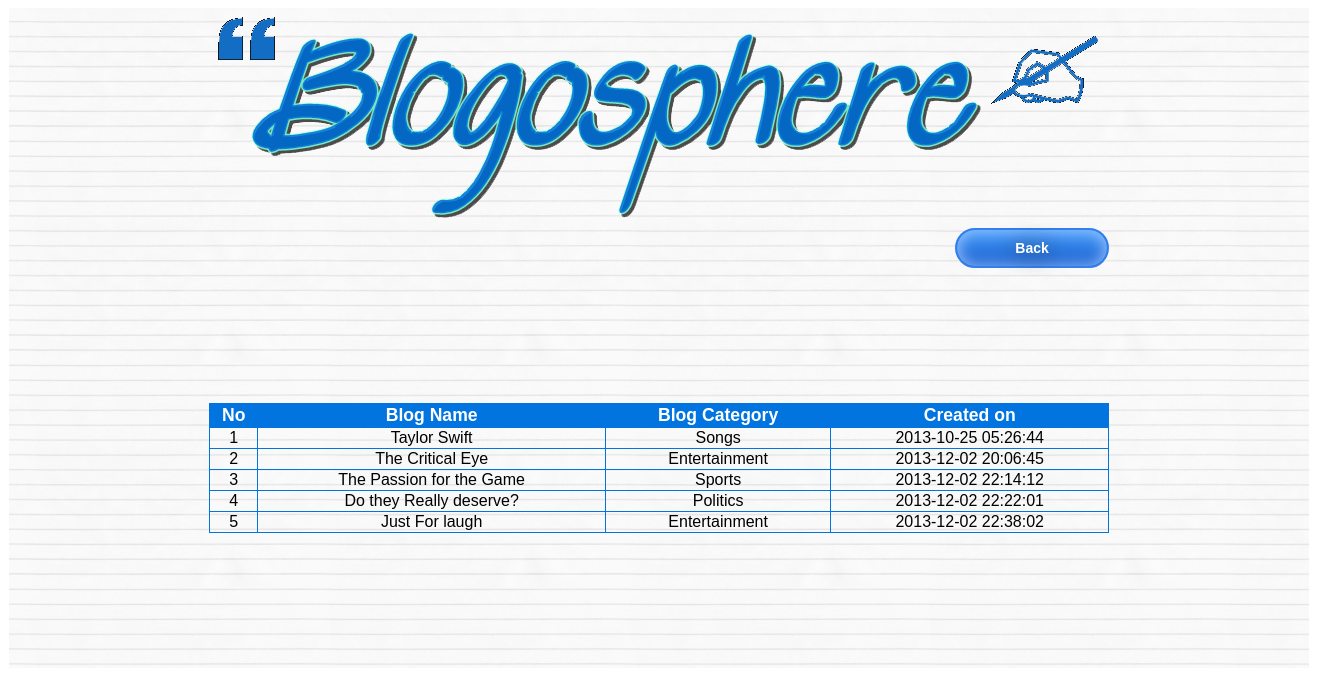
Page /blog/blogofnotes.php on the committed database.
### tables this page shows
CREATE TABLE IF NOT EXISTS `blog` (
  `id` int(10) NOT NULL AUTO_INCREMENT,
  `uid` int(11) NOT NULL,
  `bname` varchar(100) NOT NULL,
  `Category` varchar(20) NOT NULL,
  `fontsize` int(11) NOT NULL DEFAULT '7',
  `fontface` varchar(20) NOT NULL DEFAULT 'Times New Roman',
  `fontcolor` blob NOT NULL,
  `bgimg` varchar(30) NOT NULL DEFAULT '/images/bg.png',
  `datetime` datetime NOT NULL,
  `stats` int(11) NOT NULL,
  PRIMARY KEY (`id`)
);

### blog/blogofnotes.php (the view, shortened to what this page needs)
<!DOCTYPE html PUBLIC "-//W3C//DTD XHTML 1.0 Transitional//EN" "http://www.w3.org/TR/xhtml1/DTD/xhtml1-transitional.dtd">
<html xmlns="http://www.w3.org/1999/xhtml">
<head>
<link type="text/css" rel="stylesheet" href="1.css" />
<link type="text/css" rel="stylesheet" href="2.css" />
</head>
<body>
  <form name="frmudsr" method="POST" action="#">
  <table width="1300" hieght="700"  class="tableimg" border="0" align="center" cellpadding="0" cellspacing="0" >
<tr>
  <td class="" width="200" height="220"></td>
  <td height="220" width="900" class="image"></td>
  <td class="" width="200" height="220"></td>
</tr>
<tr>
  <td class="" width="200" height=""></td>
  <td height="" width="900" class=""><div style="float:right;"><a href="home.php" class="button"><font color='#fff'>Back</font></a></td>
  <td class="" width="200" height=""></td>
</tr>
<tr>
  <td height=""></td>
  <td height="400" width="900">
    <div align="center">
  <?php
  include 'connection.php';
  $result = mysqli_query($con,"SELECT * FROM blog");
  echo "<table id='table'>";
  echo "<tr>";
  echo "<th><b>No</b></th>";
  echo "<th><b>Blog Name<b></th>";
  echo "<th>Blog Category</th>";
  echo "<th>Created on</th>";
  echo "</tr>";
  $i=1;
  While($row=mysqli_fetch_array($result))
  {
  echo "<tr><td>$i</td>";
  echo "<td class='user_edit_panel'>".$row['bname']."</td>";
  echo "<td class='user_edit_panel'>".$row['Category']."</td>";
  echo "<td class='user_edit_panel'>".$row['datetime']."</td>";
  $i++;
  }
  echo "</tr>";
  echo "</table>";
  ?>
  </td>
	<td>
  </td>
</tr>
</table>
</form>
</body>
</html>

### blog/1.css (style rules this page uses)
.image { background-image:url(images/Untitled.png); background-position:center; }
.tableimg { background-image:url(images/lined_paper.png); background-repeat:repeat; }
a, a:visited, a:active { color: #0174DF; }
#table { font-family:"Trebuchet MS", Arial, Helvetica, sans-serif; width:100%; border-collapse:collapse; text-align:center; }
#table th,#table td { font-size:1em; border:1px solid #0174DF; }
#table th { font-size:1.1em; background-color:#0174DF; color:#ffffff; }
.button { -moz-box-shadow:inset 0px 1px 8px 0px #bee2f9; -webkit-box-shadow:inset 0px 1px 8px 0px #bee2f9; box-shadow:inset 0px 1px 8px 0px #bee2f9; background:-webkit-gradient( linear, left top, left bottom, color-stop(0.05, #63b8ee), color-stop(1, #468ccf) ); background:-moz-linear-gradient( center top, #63b8ee 5%, #468ccf 100% ); filter:progid:DXImageTransform.Microsoft.gradient(startColorstr='#63b8ee', endColorstr='#468ccf'); background-color:#63b8ee; -webkit-border-top-left-radius:17px; -moz-border-radius-topleft:17px; border-top-left-radius:17px; -webkit-border-top-right-radius:17px; -moz-border-radius-topright:17px; border-top-right-radius:17px; -webkit-border-bottom-right-radius:0px; -moz-border-radius-bottomright:0px; border-bottom-right-radius:0px; -webkit-border-bottom-left-radius:0px; -moz-border-radius-bottomleft:0px; border-bottom-left-radius:0px; text-indent:0; border:2px solid #3866a3; display:inline-block; color:#14396a; font-family:Comic Sans MS; font-size:18px; font-weight:bold; font-style:normal; height:41px; line-height:41px; width:141px; text-decoration:none; text-align:center; }

### blog/2.css (style rules this page uses)
.button { -moz-box-shadow:inset 0px 1px 15px 1px #97c4fe; -webkit-box-shadow:inset 0px 1px 15px 1px #97c4fe; box-shadow:inset 0px 1px 15px 1px #97c4fe; background:-webkit-gradient( linear, left top, left bottom, color-stop(0.05, #3d94f6), color-stop(1, #1e62d0) ); background:-moz-linear-gradient( center top, #3d94f6 5%, #1e62d0 100% ); filter:progid:DXImageTransform.Microsoft.gradient(startColorstr='#3d94f6', endColorstr='#1e62d0'); background-color:#3d94f6; -webkit-border-top-left-radius:23px; -moz-border-radius-topleft:23px; border-top-left-radius:23px; -webkit-border-top-right-radius:23px; -moz-border-radius-topright:23px; border-top-right-radius:23px; -webkit-border-bottom-right-radius:23px; -moz-border-radius-bottomright:23px; border-bottom-right-radius:23px; -webkit-border-bottom-left-radius:23px; -moz-border-radius-bottomleft:23px; border-bottom-left-radius:23px; text-indent:0px; border:2px solid #337fed; display:inline-block; color:#ffffff; font-family:Arial; font-size:14px; font-weight:bold; font-style:normal; height:36px; line-height:36px; width:150px; text-decoration:none; text-align:center; text-shadow:1px 1px 22px #283c4f; }

### rows in the picture
blog: bname "Taylor Swift", Category "Songs", datetime "2013-10-25 05:26:44"
blog: bname "The Critical Eye", Category "Entertainment", datetime "2013-12-02 20:06:45"
blog: bname "The Passion for the Game", Category "Sports", datetime "2013-12-02 22:14:12"
blog: bname "Do they Really deserve?", Category "Politics", datetime "2013-12-02 22:22:01"
blog: bname "Just For laugh", Category "Entertainment", datetime "2013-12-02 22:38:02"
